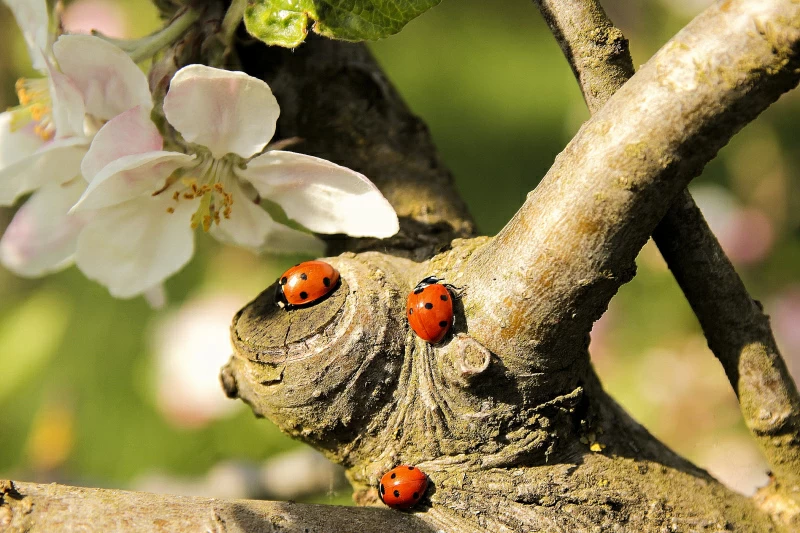
#> input picture MK/Zadanie 2/6.webp, 800 x 533 px
$ jupyter execute Hubert_MK_2.ipynb
#> lines starting #> are read from the running program, lines starting #| are printed output that depends on the picture
[cell 1]
import numpy as np
import matplotlib.pyplot as plt
import seaborn as sns
from sklearn.decomposition import TruncatedSVD
from skimage import io

# Załaduj obraz i znormalizuj
image_url = "6.webp"
image = io.imread(image_url, as_gray=True)
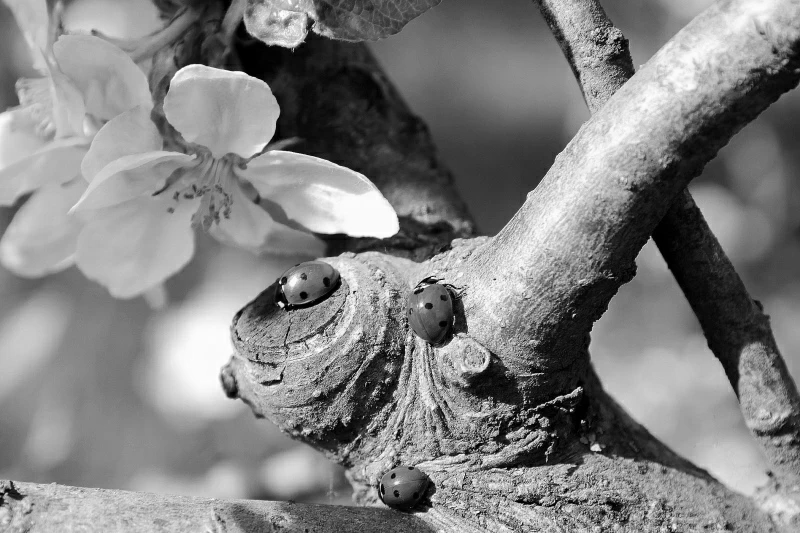
#> image: shape (533, 800) float64; min 0, max 1, mean 0.51
image = image / np.max(image)  # Normalizacja do zakresu [0,1]

# Macierze korelacji
corr_matrix_rows = np.corrcoef(image)
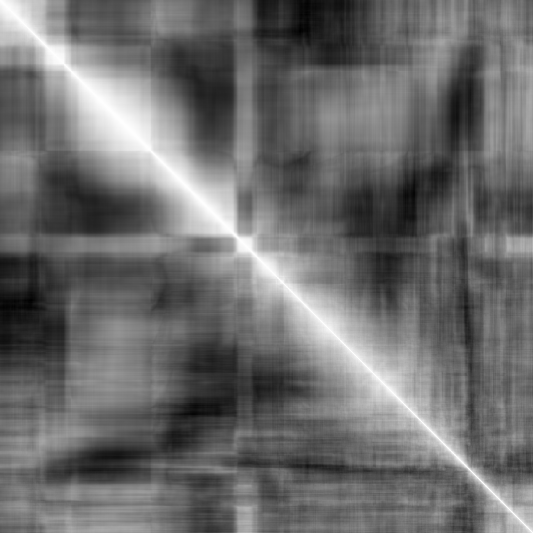
#> corr_matrix_rows: shape (533, 533) float64; min -0.57, max 1, mean 0.102; drawn with min black and max white
corr_matrix_cols = np.corrcoef(image.T)
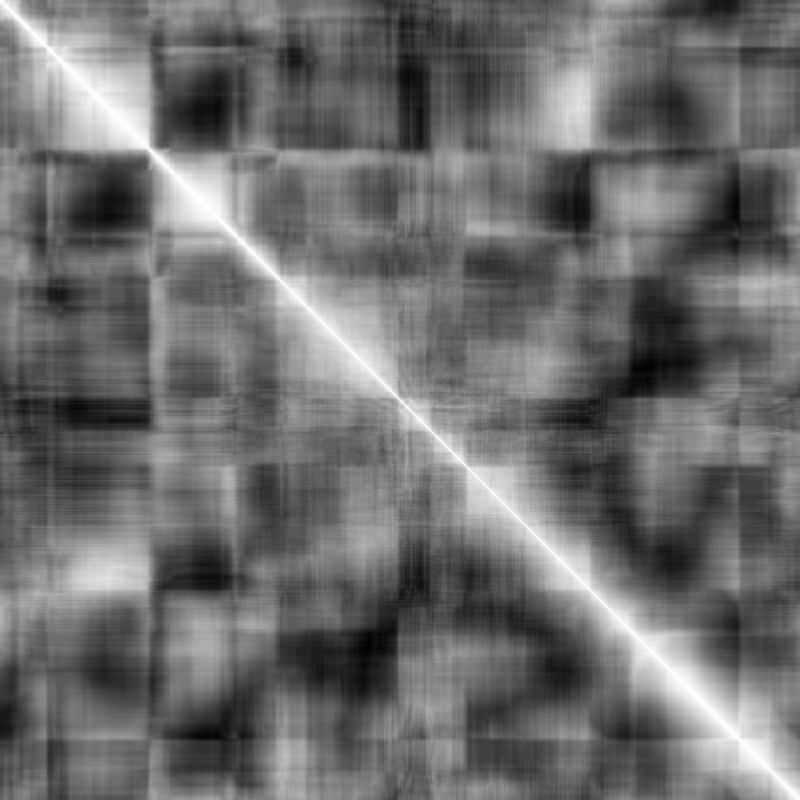
#> corr_matrix_cols: shape (800, 800) float64; min -0.688, max 1, mean 0.0387; drawn with min black and max white

# Rozkład SVD
svd_rows = TruncatedSVD(n_components=5)
svd_cols = TruncatedSVD(n_components=5)
svd_rows.fit(corr_matrix_rows)
svd_cols.fit(corr_matrix_cols)

# Wizualizacja macierzy korelacji
fig, ax = plt.subplots(1, 2, figsize=(12, 5))
sns.heatmap(corr_matrix_rows, ax=ax[0], cmap="coolwarm", cbar=True)
ax[0].set_title("Macierz Korelacji - Wiersze")
sns.heatmap(corr_matrix_cols, ax=ax[1], cmap="coolwarm", cbar=True)
ax[1].set_title("Macierz Korelacji - Kolumny")
plt.show()
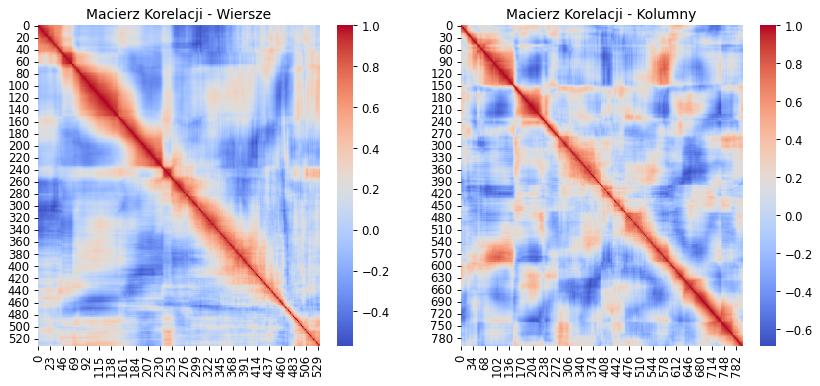
#> figure drawn by matplotlib, 4 panels

# Wizualizacja wartości osobliwych
plt.figure(figsize=(6, 4))
plt.plot(range(1, 6), svd_rows.singular_values_, marker='o', label="Wiersze")
plt.plot(range(1, 6), svd_cols.singular_values_, marker='s', label="Kolumny")
plt.xlabel("Indeks składowej")
plt.ylabel("Wartość osobliwa")
plt.legend()
plt.title("Wartości osobliwe (SVD)")
plt.show()
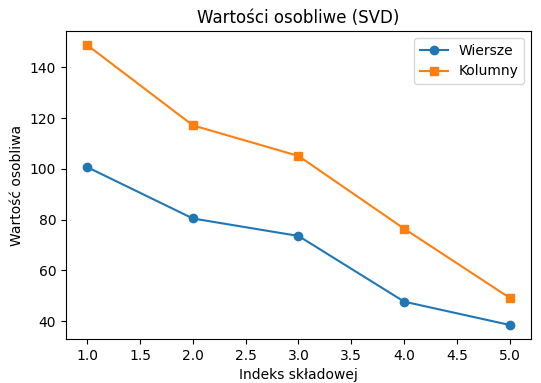
#> figure drawn by matplotlib, 1 panel

# Wizualizacja pierwszych dwóch składowych
fig, ax = plt.subplots(2, 2, figsize=(10, 8))
sns.heatmap(svd_rows.components_[0].reshape(1, -1), ax=ax[0, 0], cmap="coolwarm", cbar=True)
ax[0, 0].set_title("1. Składowa SVD - Wiersze")
sns.heatmap(svd_rows.components_[1].reshape(1, -1), ax=ax[0, 1], cmap="coolwarm", cbar=True)
ax[0, 1].set_title("2. Składowa SVD - Wiersze")
sns.heatmap(svd_cols.components_[0].reshape(1, -1), ax=ax[1, 0], cmap="coolwarm", cbar=True)
ax[1, 0].set_title("1. Składowa SVD - Kolumny")
sns.heatmap(svd_cols.components_[1].reshape(1, -1), ax=ax[1, 1], cmap="coolwarm", cbar=True)
ax[1, 1].set_title("2. Składowa SVD - Kolumny")
plt.show()
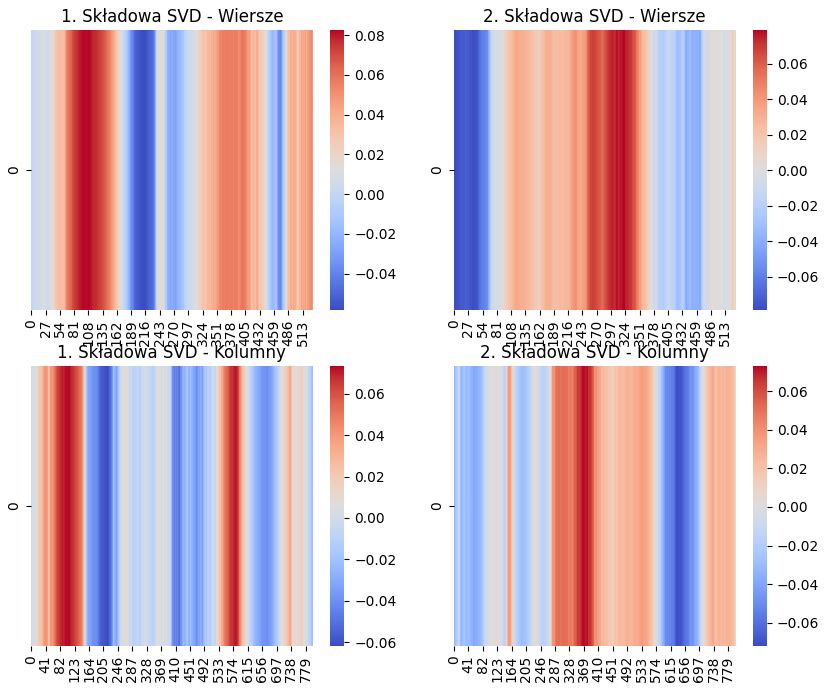
#> figure drawn by matplotlib, 8 panels

$ run again, with MK/Zadanie 2/costarica.jpg saved as MK/Zadanie 2/6.webp
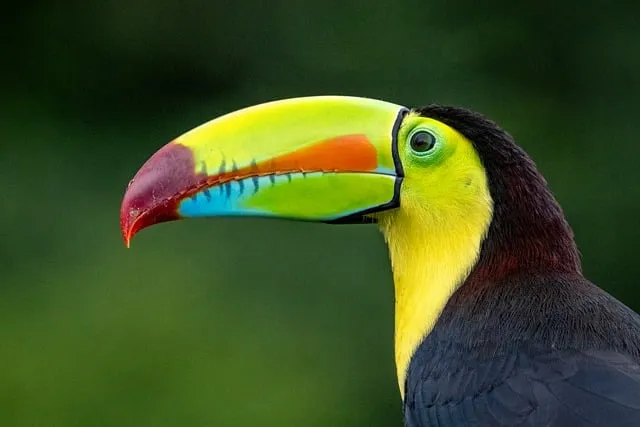
#> input picture MK/Zadanie 2/costarica.jpg, 640 x 427 px
#> `corr_matrix_cols = np.corrcoef(image.T)`:
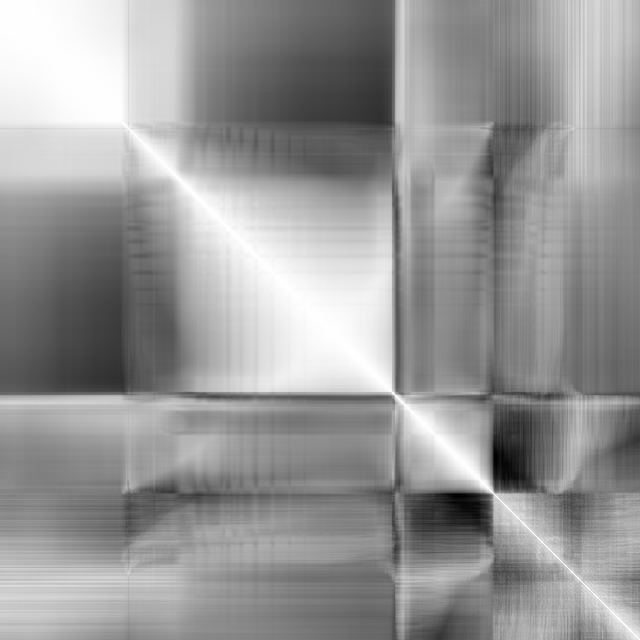
#> corr_matrix_cols: shape (640, 640) float64; min -0.712, max 1, mean 0.31; drawn with min black and max white
#> `plt.show()`:
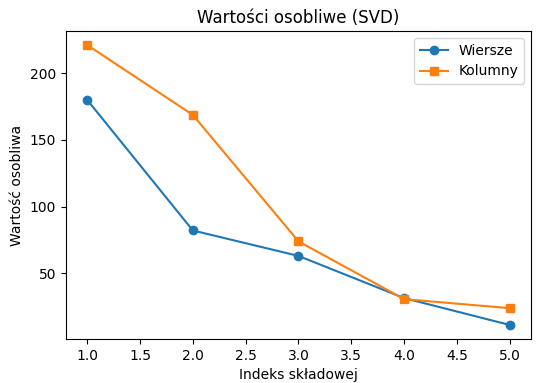
#> figure drawn by matplotlib, 1 panel
